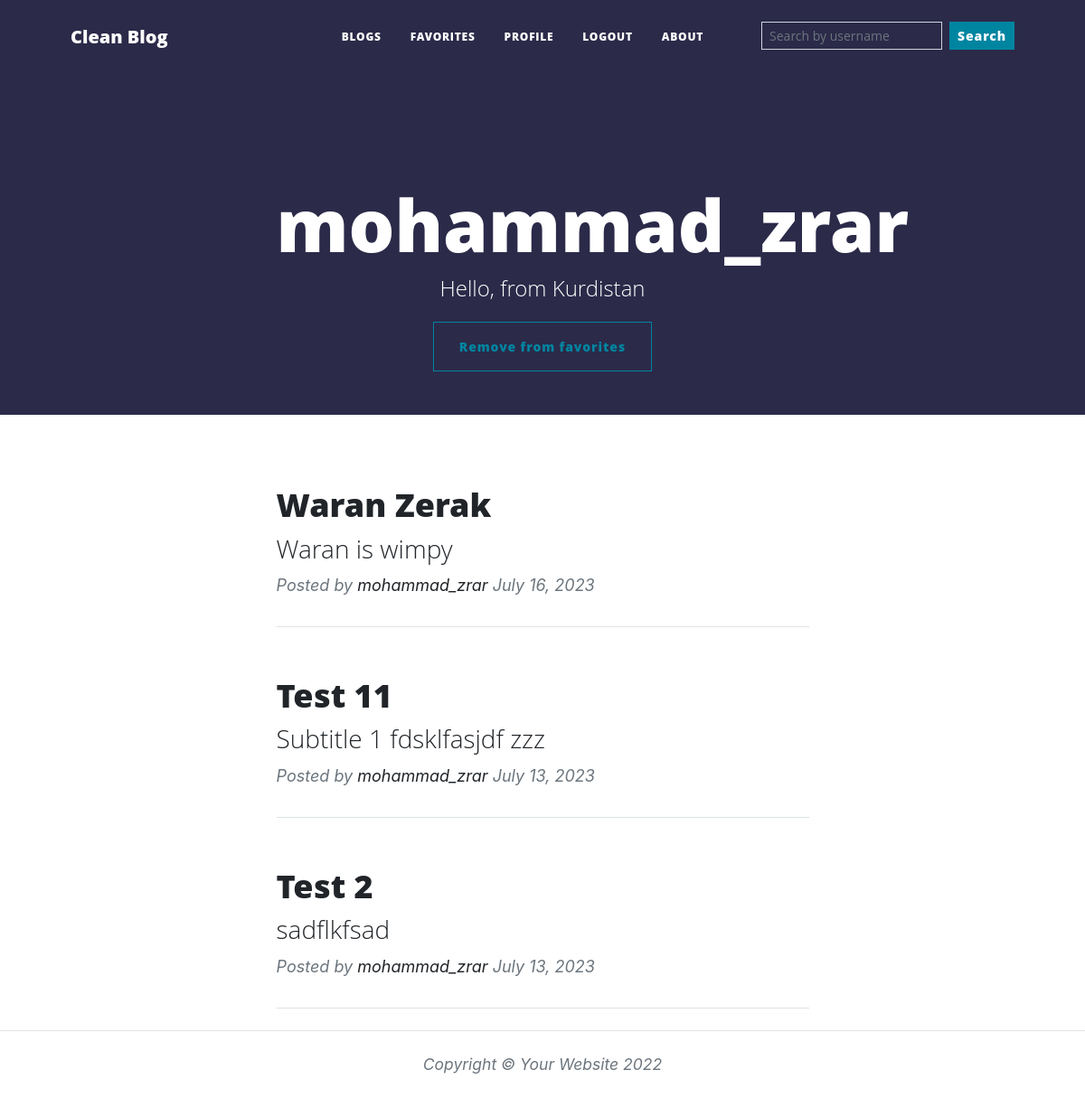
Page /mohammad_zrar/all-blogs (signed in) on the committed database.
### main.py (models this page shows)
class User(UserMixin, db.Model):
    __tablename__ = "users"
    id = db.Column(db.Integer, primary_key=True)
    email = db.Column(db.String(100))
    username = db.Column(db.String(100), unique=True)
    password = db.Column(db.String(100))
    bg_color = db.Column(db.String(7))
    bio = db.Column(db.String(250))
    blogs = db.relationship("BlogPost", back_populates="author")
    comments = db.relationship("Comment", back_populates="comment_author")
    favouring = db.relationship(
        'User', secondary=favorites,
        primaryjoin=(favorites.c.favorite_id == id),
        secondaryjoin=(favorites.c.favouring_id == id),
        backref=db.backref('favorites', lazy='dynamic'),
        lazy='dynamic'
    )

class BlogPost(db.Model):
    __tablename__ = "blog_posts"
    id = db.Column(db.Integer, primary_key=True)
    author_id = db.Column(db.Integer, db.ForeignKey("users.id"))
    author = relationship("User", back_populates="blogs")
    title = db.Column(db.String(250), unique=True, nullable=False)
    subtitle = db.Column(db.String(250), nullable=False)
    date = db.Column(db.String(250), nullable=False)
    body = db.Column(db.Text, nullable=False)
    img_url = db.Column(db.String(250), nullable=False)
    comments = relationship("Comment", back_populates="parent_post")

### main.py (the view)
@app.route('/<string:username>/all-blogs')
def all_blogs(username):
    user = User.query.filter_by(username=username).first()
    if user is None:
        return "There is no user with that username"
    blogs = db.session.query(BlogPost).filter(BlogPost.author_id == user.id).order_by(BlogPost.date.desc()).all()
    return render_template("all-blogs.html", all_blogs=blogs, user=user)

### main.py (called while the page is built)
@login_manager.user_loader
def load_user(user_id):
    return User.query.get(int(user_id))

### templates/all-blogs.html (shortened to what this page needs)
{% extends 'base.html' %}
{% block content %}
{% include "./layout/navbar.html" %}
{% include "./layout/header.html" %}
    <div class="container px-4 px-lg-5">
        {% for blog in all_blogs %}
      <div class="row gx-4 gx-lg-5 justify-content-center">
        <div class="col-md-10 col-lg-8 col-xl-7">
          <div class="post-preview">
            <a href="{{ url_for('blog', username=blog.author.username, blog_id=blog.id) }}">
              <h2 class="post-title">
                {{ blog.title }}
              </h2>
              <h3 class="post-subtitle">
                {{ blog.subtitle }}
              </h3>
            </a>
            <p class="post-meta">
              Posted by
              <a href="{{ url_for('user_blogs', username=blog.author.username) }}">{{blog.author.username}}</a>
              {{ blog.date }}
            </p>
          </div>
          <hr class="my-4" />
        </div>
      </div>
        {% endfor %}
    </div>
{% include "./layout/footer.html" %}
{% endblock %}

### templates/layout/header.html
<header class="masthead pb-5" style="background-color: #{{ user.bg_color }};">
    <div class="container position-relative px-4 px-lg-5">
        <div class="row gx-4 gx-lg-5 justify-content-center">
            <div class="col-md-10 col-lg-8 col-xl-7">
                <div class="site-heading">
                    <h1 class="h1-header">{{ user.username }}</h1>
                    <span class="subheading">{{ user.bio if user.bio != None else '' }}</span>
                </div>
            </div>
        </div>
        <div class="text-center mt-4 mb-0">
            {% if current_user.username == user.username %}
            <a class="btn btn-outline-primary text-center float-center mx-auto"
               href="{{ url_for('blog_post', username=current_user.username) }}">Post a blog</a>
            {% elif current_user.username %}
            <a class="btn btn-outline-primary text-center float-center mx-auto"
               href="{{ url_for('favorite', username=current_user.username, username_to_favorite=user.username) }}">
                {{ 'Remove from favorites' if user in current_user.favouring else 'Add to favorites' }}
            </a>
            {% endif %}
        </div>
    </div>
</header>

### rows in the picture
User: username "mohammad_zrar", bio "Hello, from Kurdistan"
BlogPost: title "Waran Zerak", subtitle "Waran is wimpy", author.username "mohammad_zrar", date "July 16, 2023"
BlogPost: title "Test 11", subtitle "Subtitle 1 fdsklfasjdf zzz", author.username "mohammad_zrar", date "July 13, 2023"
BlogPost: title "Test 2", subtitle "sadflkfsad", author.username "mohammad_zrar", date "July 13, 2023"
